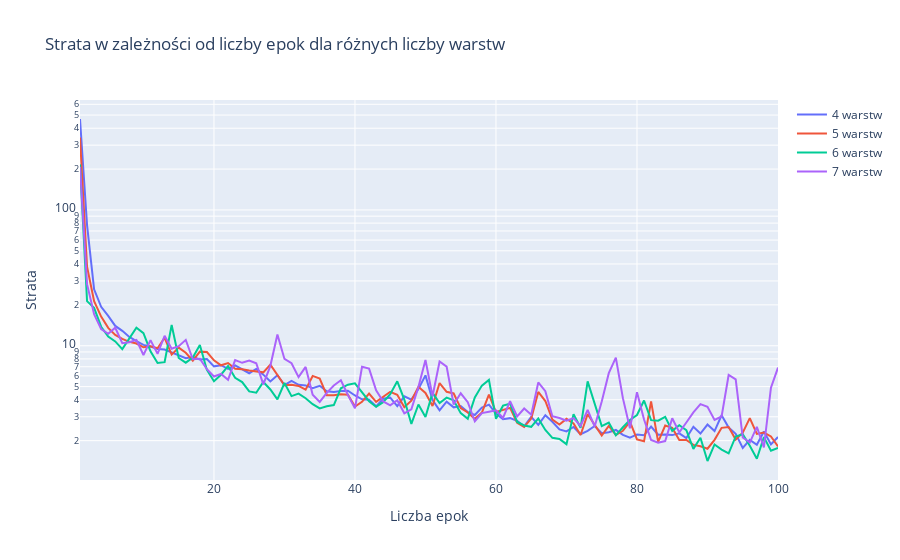
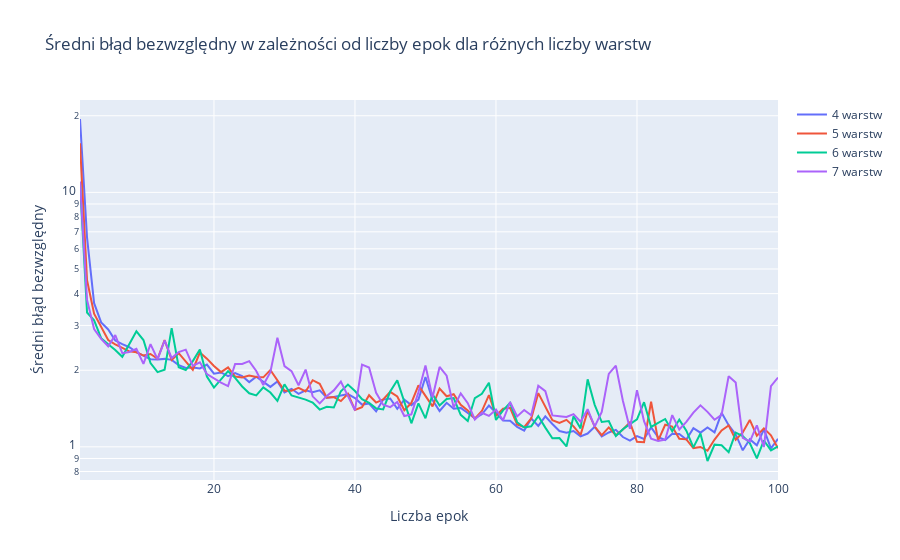

Here is the notebook cell these charts were saved with, in order:
### Markdown cell above
Różnice w wynikach są znaczne.

Najlepiej poradził sobie model 4-warstwowy, zobaczmy, czy tendencja jest rosnąca dla większej liczby warstw.

### Code cell
import numpy as np
import tensorflow as tf
from tensorflow.keras import models, layers
import plotly.graph_objects as go
from tensorflow.keras.datasets import boston_housing

(train_data, train_targets), (test_data, test_targets) = boston_housing.load_data()

mean = train_data.mean(axis=0)
train_data -= mean
std = train_data.std(axis=0)
train_data /= std

test_data -= mean
test_data /= std

def build_model(num_layers):
    model = models.Sequential()
    model.add(layers.Input(shape=(train_data.shape[1],)))
    neurons = [32,64,128,256,512,1024,2048]
    for _ in range(num_layers):
        model.add(layers.Dense(neurons[num_layers-_-1], activation='relu'))
    model.add(layers.Dense(1))
    model.compile(optimizer='adam', loss='mse', metrics=['mae'])
    return model

num_epochs = 100
all_histories = []

for num_layers in range(4, 8):
    model = build_model(num_layers)
    history = model.fit(train_data, train_targets, epochs=num_epochs, batch_size=16, validation_data=(test_data, test_targets), verbose=0)
    all_histories.append(history.history)

# Tworzenie wykresu strat
fig_loss = go.Figure()

for i, history in enumerate(all_histories):
    fig_loss.add_trace(go.Scatter(
        x=np.arange(1, num_epochs + 1),
        y=history['loss'],
        mode='lines',
        name=f'{i+4} warstw'
    ))

fig_loss.update_layout(
    title='Strata w zależności od liczby epok dla różnych liczby warstw',
    xaxis_title='Liczba epok',
    yaxis_title='Strata',
    yaxis_type='log'
)

fig_loss.show()

# Tworzenie wykresu MAE
fig_mae = go.Figure()

for i, history in enumerate(all_histories):
    fig_mae.add_trace(go.Scatter(
        x=np.arange(1, num_epochs + 1),
        y=history['mae'],
        mode='lines',
        name=f'{i+4} warstw'
    ))

fig_mae.update_layout(
    title='Średni błąd bezwzględny w zależności od liczby epok dla różnych liczby warstw',
    xaxis_title='Liczba epok',
    yaxis_title='Średni błąd bezwzględny',
    yaxis_type='log'
)

fig_mae.show()
